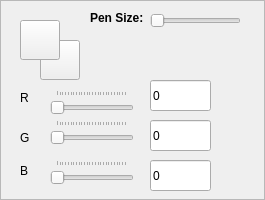
        <widget class="QFrame" name="frame">
         <property name="minimumSize">
          <size>
           <width>265</width>
           <height>200</height>
          </size>
         </property>
         <property name="maximumSize">
          <size>
           <width>265</width>
           <height>200</height>
          </size>
         </property>
         <property name="layoutDirection">
          <enum>Qt::RightToLeft</enum>
         </property>
         <property name="frameShape">
          <enum>QFrame::StyledPanel</enum>
         </property>
         <property name="frameShadow">
          <enum>QFrame::Plain</enum>
         </property>
         <widget class="QSlider" name="slider_r">
          <property name="geometry">
           <rect>
            <x>50</x>
            <y>90</y>
            <width>84</width>
            <height>27</height>
           </rect>
          </property>
          <property name="layoutDirection">
           <enum>Qt::LeftToRight</enum>
          </property>
          <property name="maximum">
           <number>255</number>
          </property>
          <property name="orientation">
           <enum>Qt::Horizontal</enum>
          </property>
          <property name="invertedAppearance">
           <bool>false</bool>
          </property>
          <property name="tickPosition">
           <enum>QSlider::TicksAbove</enum>
          </property>
         </widget>
         <widget class="QSlider" name="slider_g">
          <property name="geometry">
           <rect>
            <x>50</x>
            <y>120</y>
            <width>84</width>
            <height>27</height>
           </rect>
          </property>
          <property name="layoutDirection">
           <enum>Qt::LeftToRight</enum>
          </property>
          <property name="maximum">
           <number>255</number>
          </property>
          <property name="orientation">
           <enum>Qt::Horizontal</enum>
          </property>
          <property name="tickPosition">
           <enum>QSlider::TicksAbove</enum>
          </property>
         </widget>
         <widget class="QSlider" name="slider_b">
          <property name="geometry">
           <rect>
            <x>50</x>
            <y>160</y>
            <width>84</width>
            <height>27</height>
           </rect>
          </property>
          <property name="layoutDirection">
           <enum>Qt::LeftToRight</enum>
          </property>
          <property name="maximum">
           <number>255</number>
          </property>
          <property name="orientation">
           <enum>Qt::Horizontal</enum>
          </property>
          <property name="tickPosition">
           <enum>QSlider::TicksAbove</enum>
          </property>
         </widget>
         <widget class="QLineEdit" name="RGBA_R">
          <property name="geometry">
           <rect>
            <x>150</x>
            <y>80</y>
            <width>61</width>
            <height>31</height>
           </rect>
          </property>
          <property name="text">
           <string>0</string>
          </property>
         </widget>
         <widget class="QLineEdit" name="RGBA_G">
          <property name="geometry">
           <rect>
            <x>150</x>
            <y>120</y>
            <width>61</width>
            <height>31</height>
           </rect>
          </property>
          <property name="text">
           <string>0</string>
          </property>
         </widget>
         <widget class="QLineEdit" name="RGBA_B">
          <property name="geometry">
           <rect>
            <x>150</x>
            <y>160</y>
            <width>61</width>
            <height>31</height>
           </rect>
          </property>
          <property name="text">
           <string>0</string>
          </property>
         </widget>
         <widget class="QLabel" name="label_r">
          <property name="geometry">
           <rect>
            <x>20</x>
            <y>90</y>
            <width>16</width>
            <height>16</height>
           </rect>
          </property>
          <property name="text">
           <string>R</string>
          </property>
         </widget>
         <widget class="QLabel" name="label_g">
          <property name="geometry">
           <rect>
            <x>20</x>
            <y>130</y>
            <width>16</width>
            <height>16</height>
           </rect>
          </property>
          <property name="text">
           <string>G</string>
          </property>
         </widget>
         <widget class="QLabel" name="label_b">
          <property name="geometry">
           <rect>
            <x>20</x>
            <y>160</y>
            <width>16</width>
            <height>21</height>
           </rect>
          </property>
          <property name="layoutDirection">
           <enum>Qt::LeftToRight</enum>
          </property>
          <property name="text">
           <string>B</string>
          </property>
         </widget>
         <widget class="QPushButton" name="Color1">
          <property name="geometry">
           <rect>
            <x>20</x>
            <y>20</y>
            <width>40</width>
            <height>40</height>
           </rect>
          </property>
          <property name="text">
           <string/>
          </property>
         </widget>
         <widget class="QPushButton" name="Color2">
          <property name="geometry">
           <rect>
            <x>40</x>
            <y>40</y>
            <width>40</width>
            <height>40</height>
           </rect>
          </property>
          <property name="text">
           <string/>
          </property>
         </widget>
         <widget class="QLabel" name="label">
          <property name="geometry">
           <rect>
            <x>90</x>
            <y>10</y>
            <width>55</width>
            <height>16</height>
           </rect>
          </property>
          <property name="font">
           <font>
            <weight>75</weight>
            <bold>true</bold>
           </font>
          </property>
          <property name="text">
           <string>Pen Size:</string>
          </property>
         </widget>
         <widget class="QSlider" name="pensize_slider">
          <property name="geometry">
           <rect>
            <x>150</x>
            <y>10</y>
            <width>91</width>
            <height>22</height>
           </rect>
          </property>
          <property name="minimum">
           <number>1</number>
          </property>
          <property name="maximum">
           <number>10</number>
          </property>
          <property name="pageStep">
           <number>1</number>
          </property>
          <property name="orientation">
           <enum>Qt::Horizontal</enum>
          </property>
          <property name="invertedAppearance">
           <bool>true</bool>
          </property>
          <property name="invertedControls">
           <bool>true</bool>
          </property>
         </widget>
         <zorder>Color2</zorder>
         <zorder>slider_r</zorder>
         <zorder>slider_g</zorder>
         <zorder>slider_b</zorder>
         <zorder>RGBA_R</zorder>
         <zorder>RGBA_G</zorder>
         <zorder>RGBA_B</zorder>
         <zorder>label_r</zorder>
         <zorder>label_g</zorder>
         <zorder>label_b</zorder>
         <zorder>Color1</zorder>
         <zorder>label</zorder>
         <zorder>pensize_slider</zorder>
        </widget>
